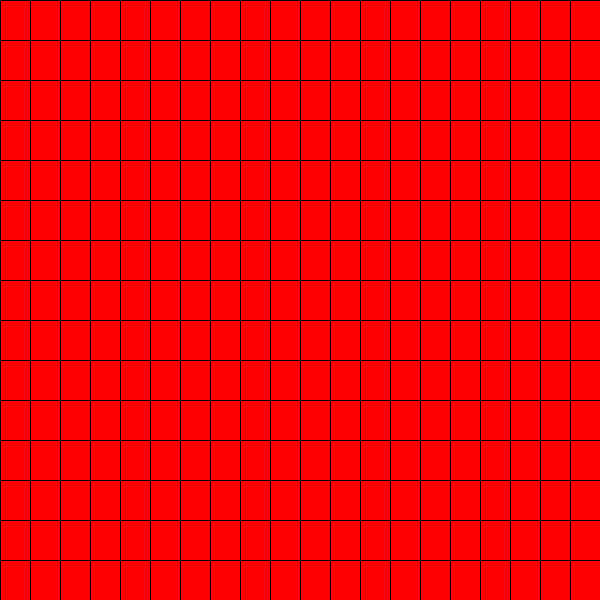
Frame 1 (no input)
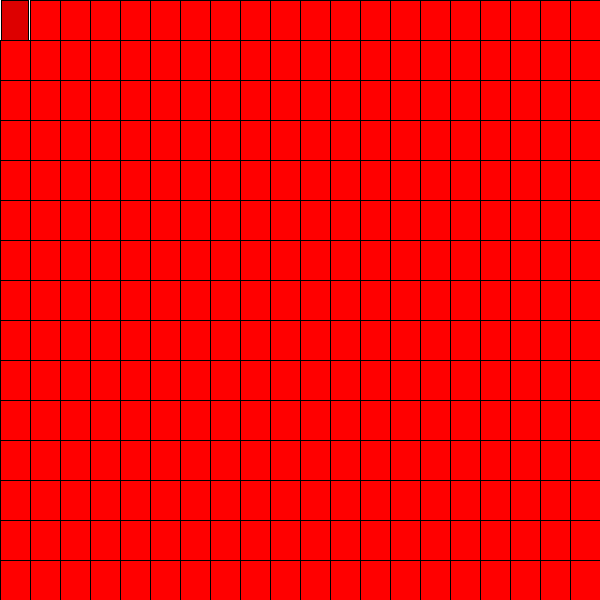
Frame 60 (the mouse pressed at the canvas centre just before this capture)
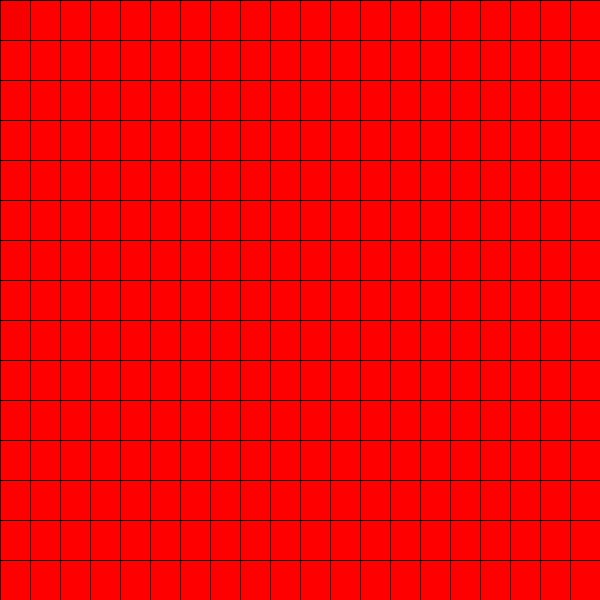
Frame 120 (the mouse held since frame 60 and released just before this capture)

The Processing sketch that drew these frames (run headless with seeded random() and noise(); from frame 60 on, the mouse is pressed at the canvas centre):

// Processing sketch: processing_88103
// ── processing_88103.pde

int rows = 20;
int cols = 15;


rectangle[] rects = new rectangle[rows*cols];

int rectNumber=0;


class rectangle {

  
int r_w = 30;
int g_b = 0;

int maxWidth=r_w;

boolean mouseOver;
boolean increase=false;

int flipTick=0;

int redColor=255;

  
rectangle(){
 mouseOver = false;
  }



 void drawRectangle(int i, int j){
   
  fill(redColor, g_b, g_b);
  rectMode(CENTER);
  rect(i*30 + 15, j*40 + 20, r_w, 40);
  
  if(mouseX< (i*30)+r_w/2 && mouseX > (i*30)-(r_w)/2 && mouseY > (j*40)-(40/2) && mouseY < (j*40)+(40/2) && mouseOver==false)
  {
    mouseOver=true;
  }
  
  if(mouseOver)
  {
    redColor=(int)((float)r_w/maxWidth*255);
    
    
    if(increase) r_w++;
    else r_w--;
    
    if(increase && r_w > maxWidth) increase=false;
    if(!increase && r_w< 0) increase=true;
     flipTick++; 
    if(flipTick>1 && r_w == maxWidth)
    {
      flipTick=0;
     increase=false;
      mouseOver=false; 
     }
    
  }
  
  
  
 }
 
}

void setup(){
  size (600, 600);
  frameRate(80);
  background (255);
  
  for(int k = 0; k<rows*cols; k++){
    rects[k] = new rectangle();
 }
}

void draw(){
  background (255);
  for (int i=0; i<rows; i++ ){
    for (int j=0; j<cols; j++ ){

       rects[rectNumber].drawRectangle(i, j);
       rectNumber++;
      }
    }
    
    if(rectNumber==rows*cols) rectNumber=0;
    
  }
